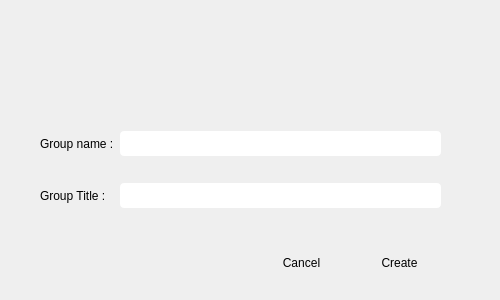
<?xml version="1.0" encoding="UTF-8"?>
<ui version="4.0">
 <class>CreateGroup</class>
 <widget class="QDialog" name="CreateGroup">
  <property name="geometry">
   <rect>
    <x>0</x>
    <y>0</y>
    <width>500</width>
    <height>300</height>
   </rect>
  </property>
  <property name="minimumSize">
   <size>
    <width>500</width>
    <height>300</height>
   </size>
  </property>
  <property name="maximumSize">
   <size>
    <width>500</width>
    <height>300</height>
   </size>
  </property>
  <property name="baseSize">
   <size>
    <width>500</width>
    <height>300</height>
   </size>
  </property>
  <property name="windowTitle">
   <string>Dialog</string>
  </property>
  <property name="styleSheet">
   <string notr="true"/>
  </property>
  <widget class="QLabel" name="label">
   <property name="geometry">
    <rect>
     <x>40</x>
     <y>30</y>
     <width>371</width>
     <height>51</height>
    </rect>
   </property>
   <property name="styleSheet">
    <string notr="true">color:red;</string>
   </property>
   <property name="text">
    <string/>
   </property>
  </widget>
  <widget class="QWidget" name="">
   <property name="geometry">
    <rect>
     <x>40</x>
     <y>110</y>
     <width>401</width>
     <height>121</height>
    </rect>
   </property>
   <layout class="QGridLayout" name="gridLayout">
    <item row="0" column="0">
     <widget class="QLabel" name="label_2">
      <property name="text">
       <string>Group name :</string>
      </property>
     </widget>
    </item>
    <item row="0" column="1">
     <widget class="QLineEdit" name="txtbName">
      <property name="minimumSize">
       <size>
        <width>0</width>
        <height>25</height>
       </size>
      </property>
      <property name="styleSheet">
       <string notr="true">border: none ;
border-radius:4px;

</string>
      </property>
     </widget>
    </item>
    <item row="1" column="0">
     <widget class="QLabel" name="label_3">
      <property name="text">
       <string>Group Title :</string>
      </property>
     </widget>
    </item>
    <item row="1" column="1">
     <widget class="QLineEdit" name="txtbTitle">
      <property name="minimumSize">
       <size>
        <width>0</width>
        <height>25</height>
       </size>
      </property>
      <property name="styleSheet">
       <string notr="true">border: none ;
border-radius:4px;

</string>
      </property>
     </widget>
    </item>
   </layout>
  </widget>
  <widget class="QWidget" name="">
   <property name="geometry">
    <rect>
     <x>260</x>
     <y>242</y>
     <width>181</width>
     <height>41</height>
    </rect>
   </property>
   <layout class="QGridLayout" name="gridLayout_2">
    <item row="0" column="0">
     <widget class="QPushButton" name="btnCancel">
      <property name="minimumSize">
       <size>
        <width>83</width>
        <height>33</height>
       </size>
      </property>
      <property name="maximumSize">
       <size>
        <width>100</width>
        <height>33</height>
       </size>
      </property>
      <property name="baseSize">
       <size>
        <width>83</width>
        <height>33</height>
       </size>
      </property>
      <property name="cursor">
       <cursorShape>PointingHandCursor</cursorShape>
      </property>
      <property name="styleSheet">
       <string notr="true">border: none ;
border-radius:4px;

</string>
      </property>
      <property name="text">
       <string>Cancel</string>
      </property>
     </widget>
    </item>
    <item row="0" column="2">
     <widget class="QPushButton" name="btnCreate">
      <property name="minimumSize">
       <size>
        <width>83</width>
        <height>33</height>
       </size>
      </property>
      <property name="maximumSize">
       <size>
        <width>100</width>
        <height>33</height>
       </size>
      </property>
      <property name="baseSize">
       <size>
        <width>83</width>
        <height>33</height>
       </size>
      </property>
      <property name="cursor">
       <cursorShape>PointingHandCursor</cursorShape>
      </property>
      <property name="styleSheet">
       <string notr="true">border: none ;
border-radius:4px;

</string>
      </property>
      <property name="text">
       <string>Create</string>
      </property>
     </widget>
    </item>
    <item row="0" column="1">
     <spacer name="horizontalSpacer">
      <property name="orientation">
       <enum>Qt::Horizontal</enum>
      </property>
      <property name="sizeHint" stdset="0">
       <size>
        <width>40</width>
        <height>20</height>
       </size>
      </property>
     </spacer>
    </item>
   </layout>
  </widget>
 </widget>
 <resources/>
 <connections/>
</ui>
